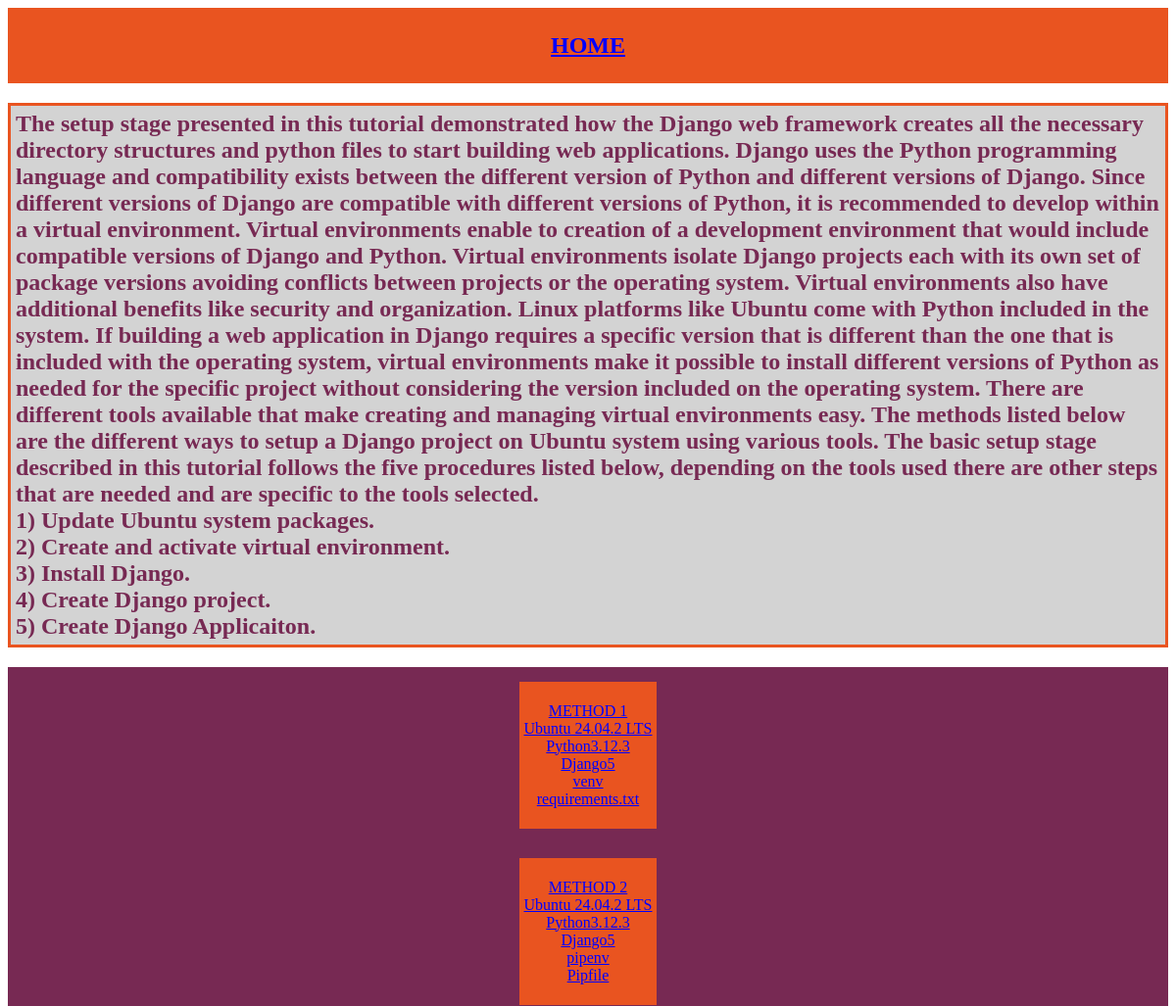
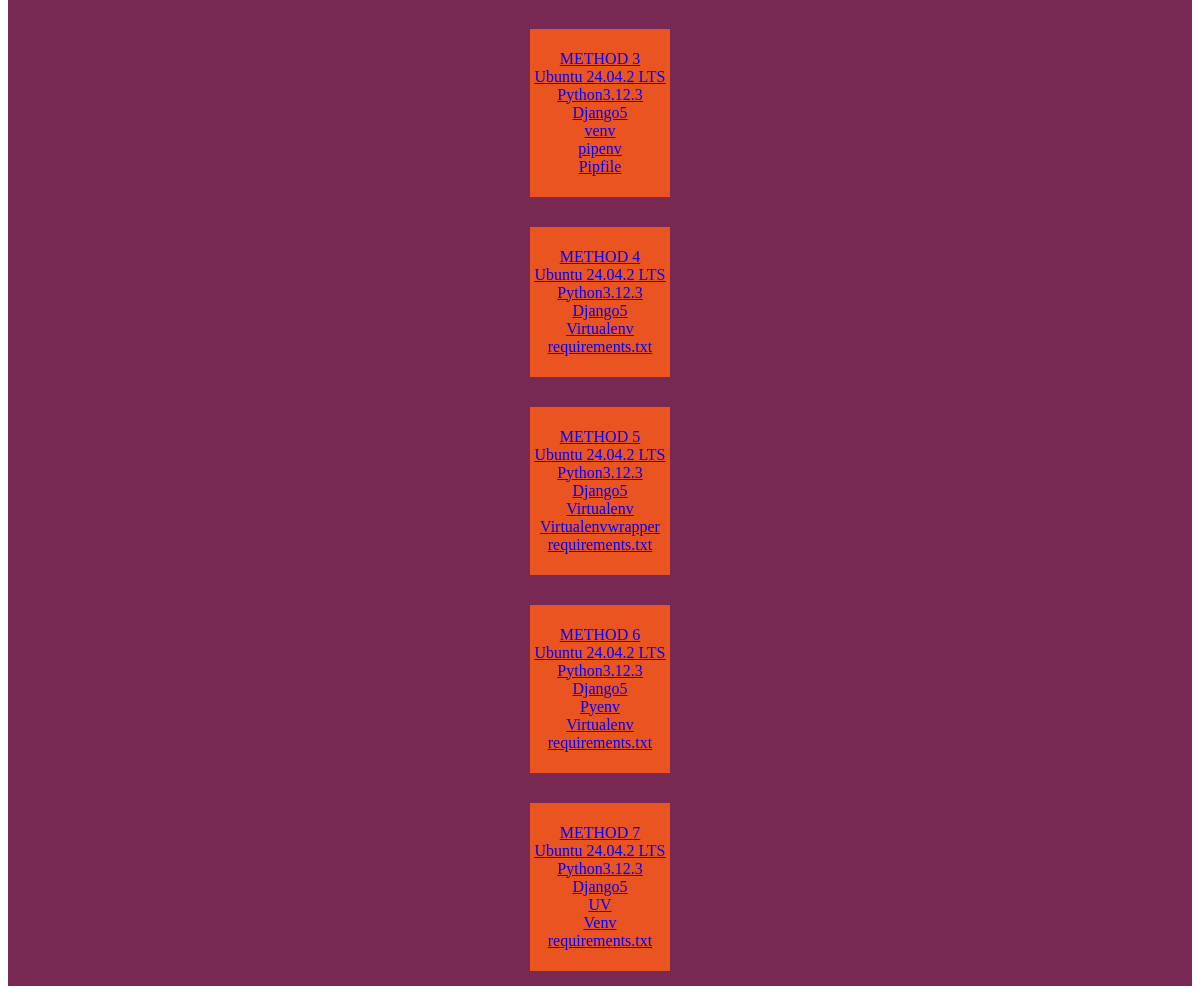
/objectives_list, run on the app's committed database (2 pictures, top to bottom).
### DjangoTutorial/models.py (models this page shows, shortened)
class Objectives(models.Model):
    objective_description = models.TextField()
    intro = models.TextField(default='')
    class Meta:
        verbose_name = "Objectives"
        verbose_name_plural = "Objectives"

### DjangoTutorial/views.py (the view)
# urls.py: path('objectives_list', views.objectives_list, name='objectives_list'),
def objectives_list(request):
    objectives_list = Objectives.objects.exclude(objective_description= "Hello World")
    return render(request, 'DjangoTutorial/objectives_list.html',{'objectives': objectives_list})

### DjangoTutorial/templates/DjangoTutorial/objectives_list.html (shortened to what this page needs)
{% extends "DjangoTutorial/base.html" %}
{% load static %}
{% block navbar %}
    <a class="instructions_list_nav" href="{% url 'django_intro' %}"><h2>HOME</h2></a>
{% endblock %}
{% block intro %}
<h2  class="home_intro" > The setup stage presented in this tutorial demonstrated how the Django web framework creates all the necessary directory structures and python files to start building web applications.
    Django uses the Python programming language and compatibility exists between the different version of Python and different versions of Django.
    Since different versions of Django are compatible with different versions of Python, it is recommended to develop within a virtual environment.
    Virtual environments enable to creation of a development environment that would include compatible versions of Django and Python.
    Virtual environments isolate Django projects each with its own set of package versions avoiding conflicts between projects or the operating system.
     Virtual environments also have additional benefits like security and organization. Linux platforms like Ubuntu come with Python included in the system.
     If building a web application in Django requires a specific version that is different than the one that is included with the operating system, virtual environments make it possible to install different versions of Python as needed for the specific project without considering the version included on the operating system. There are different tools available that make creating and managing virtual environments easy. The methods listed below are the different ways to setup a Django project on Ubuntu system using various tools.
     The basic setup stage described in this tutorial follows the five procedures listed below, depending on the tools used there are other steps that are needed and are specific to the tools selected.
<br>
1) Update Ubuntu system packages.
<br>
2) Create and activate virtual environment.
<br>
3) Install Django.
<br>
4) Create Django project.
<br>
5) Create Django Applicaiton.
</h2>
{% endblock %}
{% block content %}
{% for objective in objectives %}
<div class="objectives">
        <a class="home" href="{% url 'instructions_list' objective.id %}">{{objective.objective_description | linebreaks}}</a>
</div>
{% endfor %}
{% endblock %}

### static/css/DjangoTutorial.css (style rules this page uses)
* { box-sizing: border-box; }
.objectives { display: grid; background-color:#772953; overflow-wrap: normal; align-items: center; padding: 15px; grid-template-columns: repeat(3, 1fr); grid-template-areas: ". m ."; }
.home { grid-area: m; justify-self: center; background: #E95420; text-align: center; color: blue; padding: 5px; }
.instructions_list_nav { display:flex; justify-content: center; background: #E95420; color: blue; padding: 5px; }
.home_intro { border: 3px solid #E95420; background: lightgray; justify-content: center; max-width: 100%; height: auto; text-align: left; color :#772953; padding: 5px; }

### data on the page
Objectives: objective_description "METHOD 1 Ubuntu 24.04.2 LTS Python3.12.3 Django5 venv requirements.txt"
Objectives: objective_description "METHOD 2 Ubuntu 24.04.2 LTS Python3.12.3 Django5 pipenv Pipfile"
Objectives: objective_description "METHOD 3 Ubuntu 24.04.2 LTS Python3.12.3 Django5 venv pipenv Pipfile"
Objectives: objective_description "METHOD 4 Ubuntu 24.04.2 LTS Python3.12.3 Django5 Virtualenv requirements.txt"
Objectives: objective_description "METHOD 5 Ubuntu 24.04.2 LTS Python3.12.3 Django5 Virtualenv Virtualenvwrapper requirements.txt"
Objectives: objective_description "METHOD 6 Ubuntu 24.04.2 LTS Python3.12.3 Django5 Pyenv Virtualenv requirements.txt"
Objectives: objective_description "METHOD 7 Ubuntu 24.04.2 LTS Python3.12.3 Django5 UV Venv requirements.txt"
